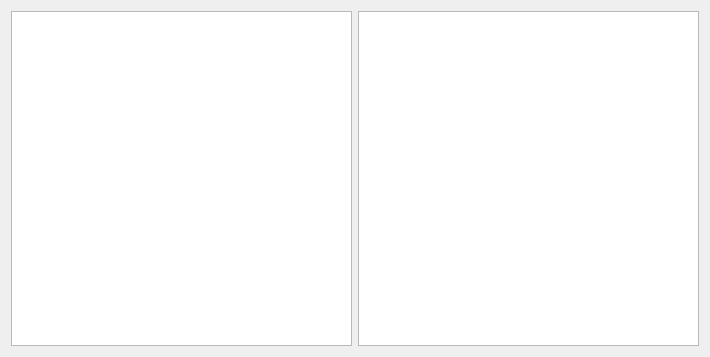
<?xml version="1.0" encoding="UTF-8"?>
<ui version="4.0">
 <class>Widget</class>
 <widget class="QWidget" name="Widget">
  <property name="geometry">
   <rect>
    <x>0</x>
    <y>0</y>
    <width>710</width>
    <height>357</height>
   </rect>
  </property>
  <property name="windowTitle">
   <string>Widget</string>
  </property>
  <layout class="QHBoxLayout" name="horizontalLayout">
   <item>
    <widget class="QTreeView" name="treeView"/>
   </item>
   <item>
    <widget class="QTableView" name="tableView"/>
   </item>
  </layout>
 </widget>
 <layoutdefault spacing="6" margin="11"/>
 <resources/>
 <connections/>
</ui>
